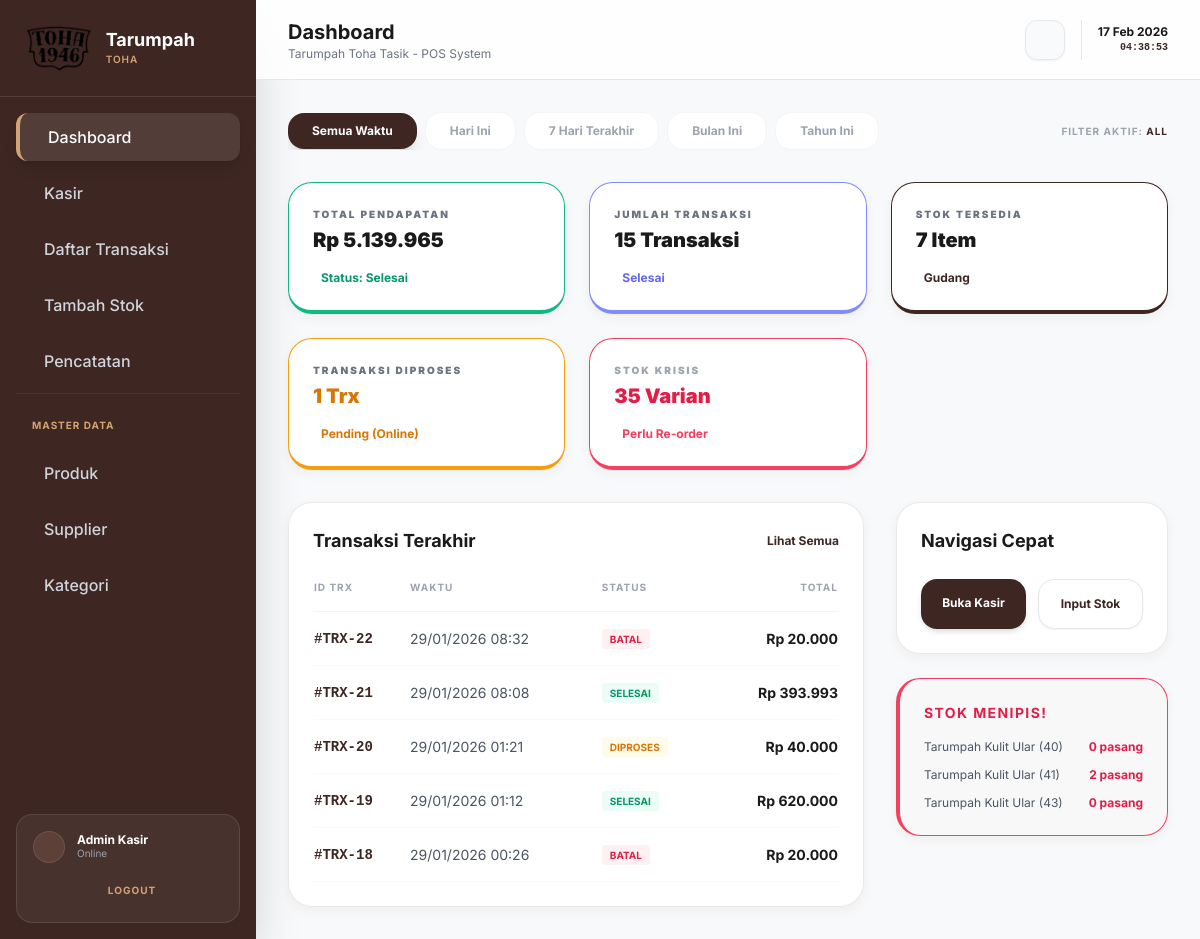
The page / on the database its author committed.
### tables this page shows
CREATE TABLE `transaksi` (
  `id_transaksi` int NOT NULL,
  `tanggal` datetime DEFAULT CURRENT_TIMESTAMP,
  `total_harga` decimal(12,2) NOT NULL,
  `metode_pembayaran` varchar(50) NOT NULL,
  `status` enum('selesai','diproses','dibatalkan') DEFAULT 'selesai',
  `created_at` datetime DEFAULT CURRENT_TIMESTAMP
);

### includes/config.php (called while the page is built, shortened)
<?php
$host = "localhost";
$user = "root";
$pass = "";
$db   = "db-tarumpah-toha";
$conn = mysqli_connect($host, $user, $pass, $db);
mysqli_query($conn, "SET time_zone = '+07:00'");
function query($query) {
    global $conn;
    $result = mysqli_query($conn, $query);
    $rows = [];
    if ($result) {
        while ($row = mysqli_fetch_assoc($result)) {
            $rows[] = $row;
        }
    }
    return $rows;
}
function countRows($table, $where = "") {
    global $conn;
    $sql = "SELECT COUNT(*) as total FROM $table $where";
    $result = mysqli_query($conn, $sql);
    $data = mysqli_fetch_assoc($result);
    return $data['total'];
}
function sumColumn($table, $column, $where = "") {
    global $conn;
    $sql = "SELECT SUM($column) as total FROM $table $where";
    $result = mysqli_query($conn, $sql);
    $data = mysqli_fetch_assoc($result);
    return $data['total'] ?? 0;
}
?>

### views/dashboard_content.php (the view, shortened to what this page needs)
<?php
$range = isset($_GET['range']) ? $_GET['range'] : 'all';
$where_trx = "WHERE status = 'selesai'";
$where_pending = "WHERE status = 'diproses'";
$where_recent = "";
$total_pendapatan = sumColumn('transaksi', 'total_harga', $where_trx);
$total_transaksi_selesai = countRows('transaksi', $where_trx);
$total_stok = sumColumn('stok_produk s JOIN produk_tarumpah p ON s.id_produk = p.id_produk', 's.stok', "WHERE p.status = 'aktif'");
$transaksi_pending = countRows('transaksi', $where_pending);
$stok_krisis = countRows('stok_produk s JOIN produk_tarumpah p ON s.id_produk = p.id_produk', "WHERE s.stok <= 5 AND p.status = 'aktif'");
$recent_trxs = query("SELECT * FROM transaksi $where_recent ORDER BY tanggal DESC LIMIT 5");
?>
<div class="mb-8 flex items-center justify-between">
    <div class="flex items-center gap-2 overflow-x-auto no-scrollbar pb-2 md:pb-0">
        <a href="?page=dashboard&range=all" class="px-6 py-2.5 rounded-2xl text-xs font-bold transition-all <?php echo $range == 'all' ? 'bg-[#3e2723] text-white shadow-lg' : 'bg-white text-gray-400 border border-gray-100' ?>">
            Semua Waktu
        </a>
        <a href="?page=dashboard&range=today" class="px-6 py-2.5 rounded-2xl text-xs font-bold transition-all <?php echo $range == 'today' ? 'bg-[#3e2723] text-white shadow-lg' : 'bg-white text-gray-400 border border-gray-100' ?>">
            Hari Ini
        </a>
        <a href="?page=dashboard&range=week" class="px-6 py-2.5 rounded-2xl text-xs font-bold transition-all <?php echo $range == 'week' ? 'bg-[#3e2723] text-white shadow-lg' : 'bg-white text-gray-400 border border-gray-100' ?>">
            7 Hari Terakhir
        </a>
        <a href="?page=dashboard&range=month" class="px-6 py-2.5 rounded-2xl text-xs font-bold transition-all <?php echo $range == 'month' ? 'bg-[#3e2723] text-white shadow-lg' : 'bg-white text-gray-400 border border-gray-100' ?>">
            Bulan Ini
        </a>
        <a href="?page=dashboard&range=year" class="px-6 py-2.5 rounded-2xl text-xs font-bold transition-all <?php echo $range == 'year' ? 'bg-[#3e2723] text-white shadow-lg' : 'bg-white text-gray-400 border border-gray-100' ?>">
            Tahun Ini
        </a>
    </div>
    <p class="hidden md:block text-[10px] font-bold text-gray-400 uppercase tracking-widest">
        Filter Aktif: <span class="text-[#3e2723]"><?php echo strtoupper($range); ?></span>
    </p>
</div>
<div class="grid grid-cols-1 md:grid-cols-2 lg:grid-cols-3 xl:grid-cols-5 gap-6 mb-8">
    <div class="card-gradient p-6 rounded-3xl relative overflow-hidden group border-b-4 border-emerald-500">
        <div class="relative z-10">
            <p class="text-[10px] text-gray-500 uppercase font-black tracking-[0.2em] mb-1">Total Pendapatan</p>
            <h3 class="text-xl font-black mb-4 text-[#1a1a1a]">Rp <?php echo number_format($total_pendapatan, 0, ',', '.'); ?></h3>
            <div class="flex items-center gap-2 text-emerald-600 text-xs font-bold">
                <span>Status: Selesai</span>
            </div>
        </div>
    </div>
    <div class="card-gradient p-6 rounded-3xl relative overflow-hidden group border-b-4 border-indigo-400">
        <div class="relative z-10">
            <p class="text-[10px] text-gray-500 uppercase font-black tracking-[0.2em] mb-1">Jumlah Transaksi</p>
            <h3 class="text-xl font-black mb-4 text-[#1a1a1a]"><?php echo $total_transaksi_selesai; ?> Transaksi</h3>
            <div class="flex items-center gap-2 text-indigo-500 text-xs font-bold">
                <span>Selesai</span>
            </div>
        </div>
    </div>
    <div class="card-gradient p-6 rounded-3xl relative overflow-hidden group border-b-4 border-[#3e2723]">
        <div class="relative z-10">
            <p class="text-[10px] text-gray-500 uppercase font-black tracking-[0.2em] mb-1">Stok Tersedia</p>
            <h3 class="text-xl font-black mb-4 text-[#1a1a1a]"><?php echo number_format($total_stok, 0, ',', '.'); ?> Item</h3>
            <div class="flex items-center gap-2 text-[#3e2723] text-xs font-bold">
                <span>Gudang</span>
            </div>
        </div>
    </div>
    <div class="card-gradient p-6 rounded-3xl relative overflow-hidden group border-b-4 border-amber-500">
        <div class="relative z-10">
            <p class="text-[10px] text-gray-500 uppercase font-black tracking-[0.2em] mb-1">Transaksi Diproses</p>
            <h3 class="text-xl font-black mb-4 text-amber-600"><?php echo $transaksi_pending; ?> Trx</h3>
            <div class="flex items-center gap-2 text-amber-600 text-xs font-bold">
                <span>Pending (Online)</span>
            </div>
        </div>
    </div>
    <div class="card-gradient p-6 rounded-3xl relative overflow-hidden group border-b-4 border-rose-500">
        <div class="relative z-10">
            <p class="text-[10px] text-gray-400 uppercase font-black tracking-[0.2em] mb-1">Stok Krisis</p>
            <h3 class="text-xl font-black mb-4 text-rose-600"><?php echo $stok_krisis; ?> Varian</h3>
            <div class="flex items-center gap-2 text-rose-500 text-xs font-bold">
                <span>Perlu Re-order</span>
            </div>
        </div>
    </div>
</div>
<div class="grid grid-cols-1 lg:grid-cols-3 gap-8">
    <div class="lg:col-span-2 card-gradient rounded-3xl p-6">
        <div class="flex items-center justify-between mb-6">
            <h3 class="text-lg font-bold text-[#1a1a1a]">Transaksi Terakhir</h3>
            <a href="?page=transaksi" class="text-xs text-[#3e2723] hover:underline font-bold">Lihat Semua</a>
        </div>
        <div class="overflow-x-auto">
            <table class="w-full text-left">
                <thead>
                    <tr class="text-[10px] text-gray-400 uppercase tracking-widest border-b border-gray-100">
                        <th class="pb-4 font-bold">ID TRX</th>
                        <th class="pb-4 font-bold">Waktu</th>
                        <th class="pb-4 font-bold">Status</th>
                        <th class="pb-4 font-bold text-right">Total</th>
                    </tr>
                </thead>
                <tbody class="text-sm">
                    <?php if (empty($recent_trxs)): ?>
                        <tr><td colspan="4" class="py-10 text-center text-gray-400 font-medium">Belum ada riwayat transaksi.</td></tr>
                    <?php else: foreach($recent_trxs as $trx):
                    ?>
                    <tr class="border-b border-gray-50 group hover:bg-gray-50 transition-colors">
                        <td class="py-4 font-mono text-[#3e2723] font-bold">#TRX-<?php echo $trx['id_transaksi']; ?></td>
                        <td class="py-4 text-gray-600"><?php echo date('d/m/Y H:i', strtotime($trx['tanggal'])); ?></td>
                        <td class="py-4">
                            <?php if($trx['status'] == 'diproses'): ?>
                                <span class="px-2 py-1 bg-amber-50 text-amber-600 rounded text-[10px] font-bold uppercase">Diproses</span>
                            <?php elseif($trx['status'] == 'dibatalkan'): ?>
                                <span class="px-2 py-1 bg-rose-50 text-rose-600 rounded text-[10px] font-bold uppercase">Batal</span>
                            <?php else: ?>
                                <span class="px-2 py-1 bg-emerald-50 text-emerald-600 rounded text-[10px] font-bold uppercase">Selesai</span>
                            <?php endif; ?>
                        </td>
                        <td class="py-4 text-right font-bold text-[#1a1a1a]">Rp <?php echo number_format($trx['total_harga'], 0, ',', '.'); ?></td>
                    </tr>
                    <?php endforeach; endif; ?>
                </tbody>
            </table>
        </div>
    </div>
    <div class="space-y-6">
        <div class="card-gradient rounded-3xl p-6">
            <h3 class="text-lg font-bold mb-6 text-[#1a1a1a]">Navigasi Cepat</h3>
            <div class="grid grid-cols-2 gap-3 font-bold">
                <a href="?page=kasir" class="p-4 rounded-2xl bg-[#3e2723] text-white hover:bg-[#5d4037] transition-all text-center shadow-md">
                    <p class="text-xs">Buka Kasir</p>
                </a>
                <a href="?page=pembelian" class="p-4 rounded-2xl bg-white border border-gray-200 text-[#3e2723] hover:border-[#3e2723] transition-all text-center shadow-sm">
                    <p class="text-xs">Input Stok</p>
                </a>
            </div>
        </div>
        <?php if($stok_krisis > 0): ?>
        <div class="card-gradient rounded-3xl p-6 border-l-4 border-rose-500 bg-rose-50/10">
            <h3 class="text-sm font-bold mb-4 text-rose-600 uppercase tracking-widest">Stok Menipis!</h3>
            <div class="space-y-3">
                <?php
                $krisis_items = query("SELECT p.nama_produk, u.ukuran, s.stok
                                      FROM stok_produk s
                                      JOIN produk_tarumpah p ON s.id_produk = p.id_produk
                                      JOIN ukuran u ON s.id_ukuran = u.id_ukuran
                                      WHERE s.stok <= 5 AND p.status = 'aktif' LIMIT 3");
                foreach($krisis_items as $ki):
                ?>
                <div class="flex justify-between items-center text-xs">
                    <span class="text-gray-600"><?php echo $ki['nama_produk']; ?> (<?php echo $ki['ukuran']; ?>)</span>
                    <span class="font-bold text-rose-600"><?php echo $ki['stok']; ?> pasang</span>
                </div>
                <?php endforeach; ?>
            </div>
        </div>
        <?php endif; ?>
    </div>
</div>

### rows shown on the page
transaksi: id_transaksi "22", tanggal "29/01/2026 08:32", status "BATAL", total_harga "20.000"
transaksi: id_transaksi "21", tanggal "29/01/2026 08:08", status "SELESAI", total_harga "393.993"
transaksi: id_transaksi "20", tanggal "29/01/2026 01:21", status "DIPROSES", total_harga "40.000"
transaksi: id_transaksi "19", tanggal "29/01/2026 01:12", status "SELESAI", total_harga "620.000"
transaksi: id_transaksi "18", tanggal "29/01/2026 00:26", status "BATAL", total_harga "20.000"

### other values the page prints
$title "Dashboard"
$range "ALL"
$total_pendapatan "5.139.965"
$total_transaksi_selesai "15"
$total_stok "7"
$transaksi_pending "1"
$stok_krisis "35"
$ki['nama_produk'] "Tarumpah Kulit Ular"
$ki['ukuran'] "40"
$ki['stok'] "0"
$ki['ukuran'] "41"
$ki['stok'] "2"
$ki['ukuran'] "43"
